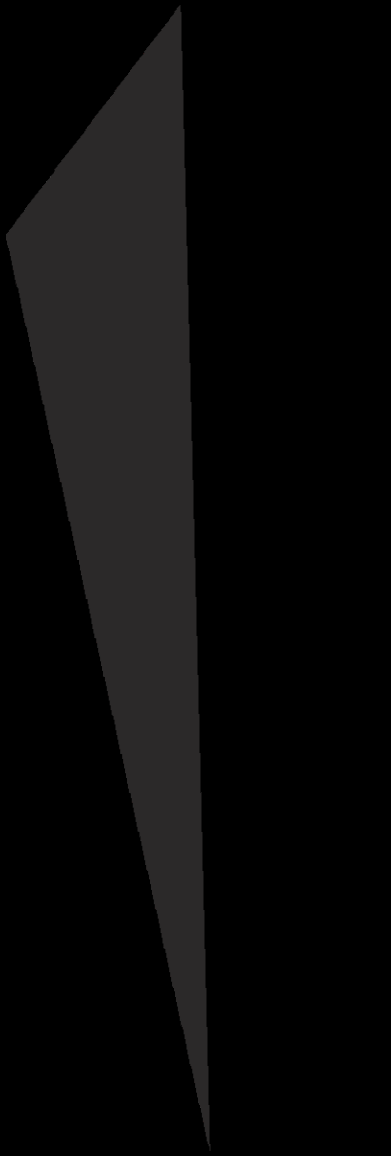
#> input picture image/buri_rotated.png, 391 x 1156 px
$ python merge_img.py
#> lines starting #> are read from the running program, lines starting #| are printed output that depends on the picture; after the words box and inside, x2 and y2 are one past the last pixel; in counts of white or black regions, pixels touching at a corner belong together
import cv2
import numpy as np

img_fg = cv2.imread('image/buri_rotated.png', cv2.IMREAD_UNCHANGED)
#> img_fg is the input picture: shape (1156, 391, 4); mean B, G, R, A 9.4, 9.4, 9.9, 116.7
img_bg = cv2.imread('test_image/test0.jpg')
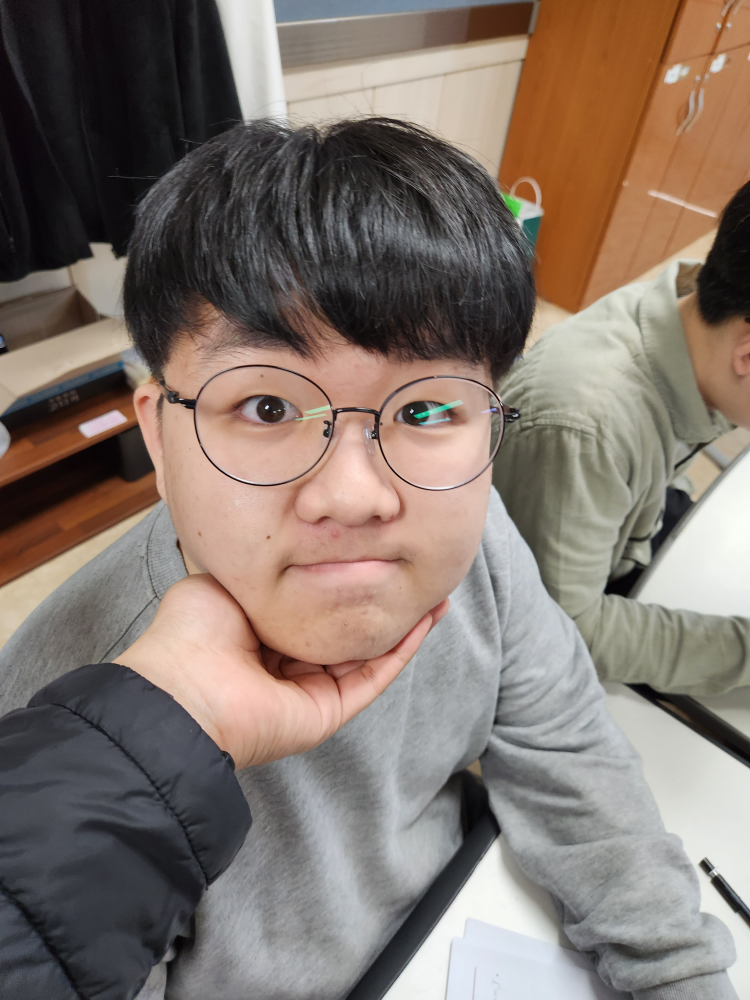
#> input picture test_image/test0.jpg, 3000 x 4000 px (shown at 1/4 size)
#> img_bg is the input picture: shape (4000, 3000, 3); mean B, G, R 109.5, 118.1, 131.6

# img_fg = cv2.resize(img_fg, (95, 299))
# img_bg = cv2.resize(img_bg,(600,800))


_, mask = cv2.threshold(img_fg[:,:,3], 1, 255, cv2.THRESH_BINARY)
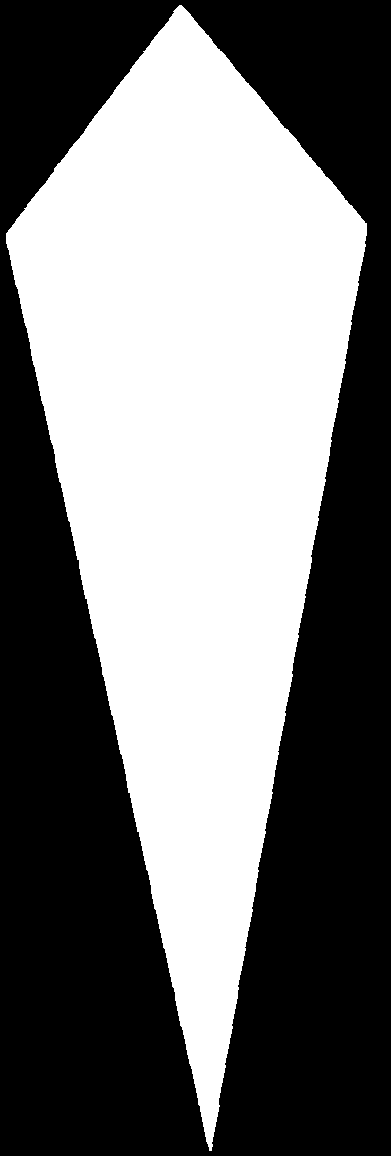
#> mask: shape (1156, 391); 46.4% white; 1 white region, box (x1, y1, x2, y2) and area: (6, 5, 367, 1151) 209558
mask_inv = cv2.bitwise_not(mask)

img_fg = cv2.cvtColor(img_fg, cv2.COLOR_BGRA2BGR)
#> img_fg: shape (1156, 391, 3)
h, w = img_fg.shape[:2]
#> h = 1156; w = 391
roi = img_bg[1599:1599+h, 1382:1382+w ]
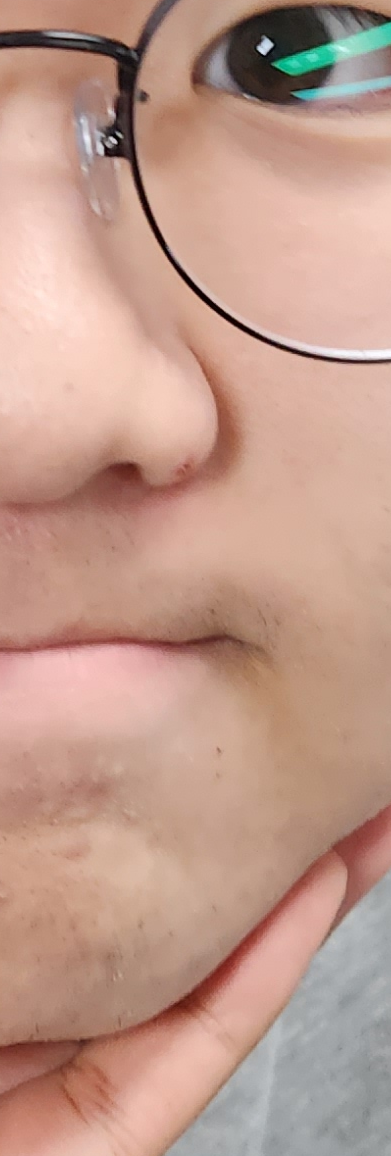
#> roi: shape (1156, 391, 3); mean B, G, R 140, 154.6, 192.2

#--④ 마스크 이용해서 오려내기
masked_fg = cv2.bitwise_and(img_fg, img_fg, mask=mask)
masked_bg = cv2.bitwise_and(roi, roi, mask=mask_inv)
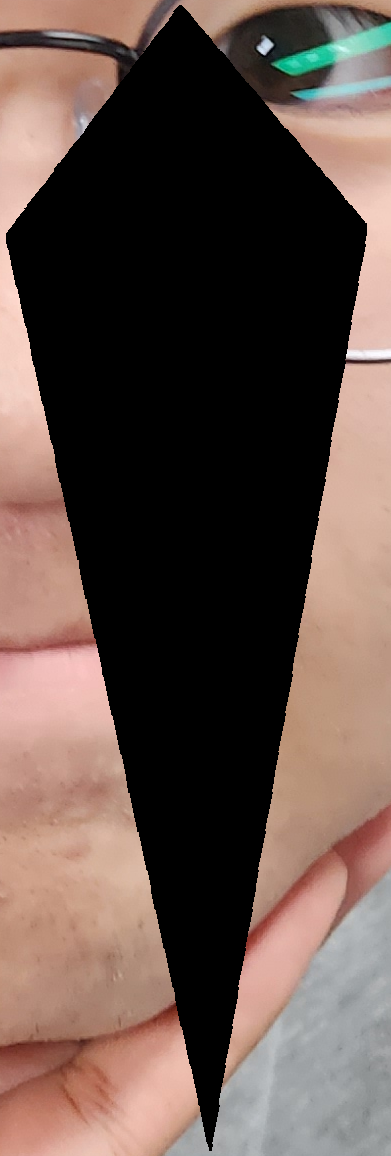
#> masked_bg: shape (1156, 391, 3); mean B, G, R 73.3, 80.5, 98.9

#--⑥ 이미지 합성
added = masked_fg + masked_bg
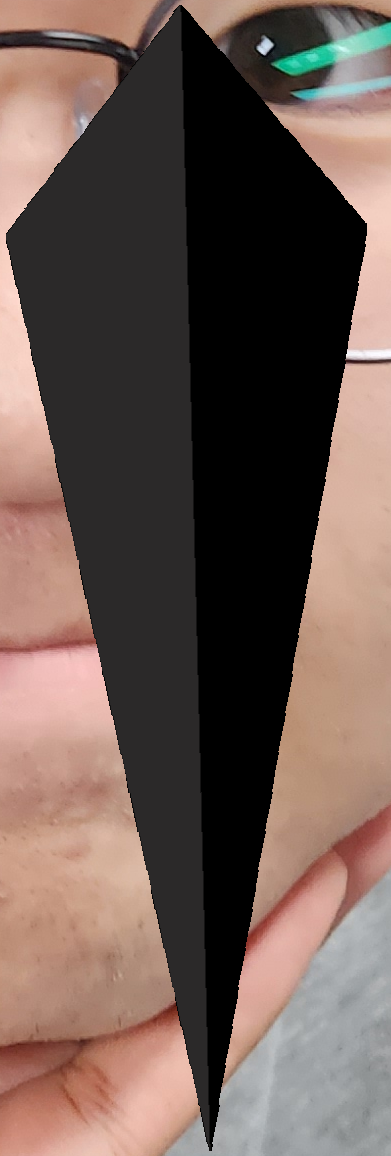
#> added: shape (1156, 391, 3); mean B, G, R 82.7, 89.9, 108.8
img_bg[1599:1599+h, 1382:1382+w ] = added

cv2.imshow('mask', mask)
cv2.imshow('mask_inv', mask_inv)
cv2.imshow('masked_fg', masked_fg)
cv2.imshow('masked_bg', masked_bg)
cv2.imshow('added', added)
cv2.imshow('result', img_bg)
cv2.imwrite('res.jpg',img_bg)
cv2.waitKey()
cv2.destroyAllWindows()
